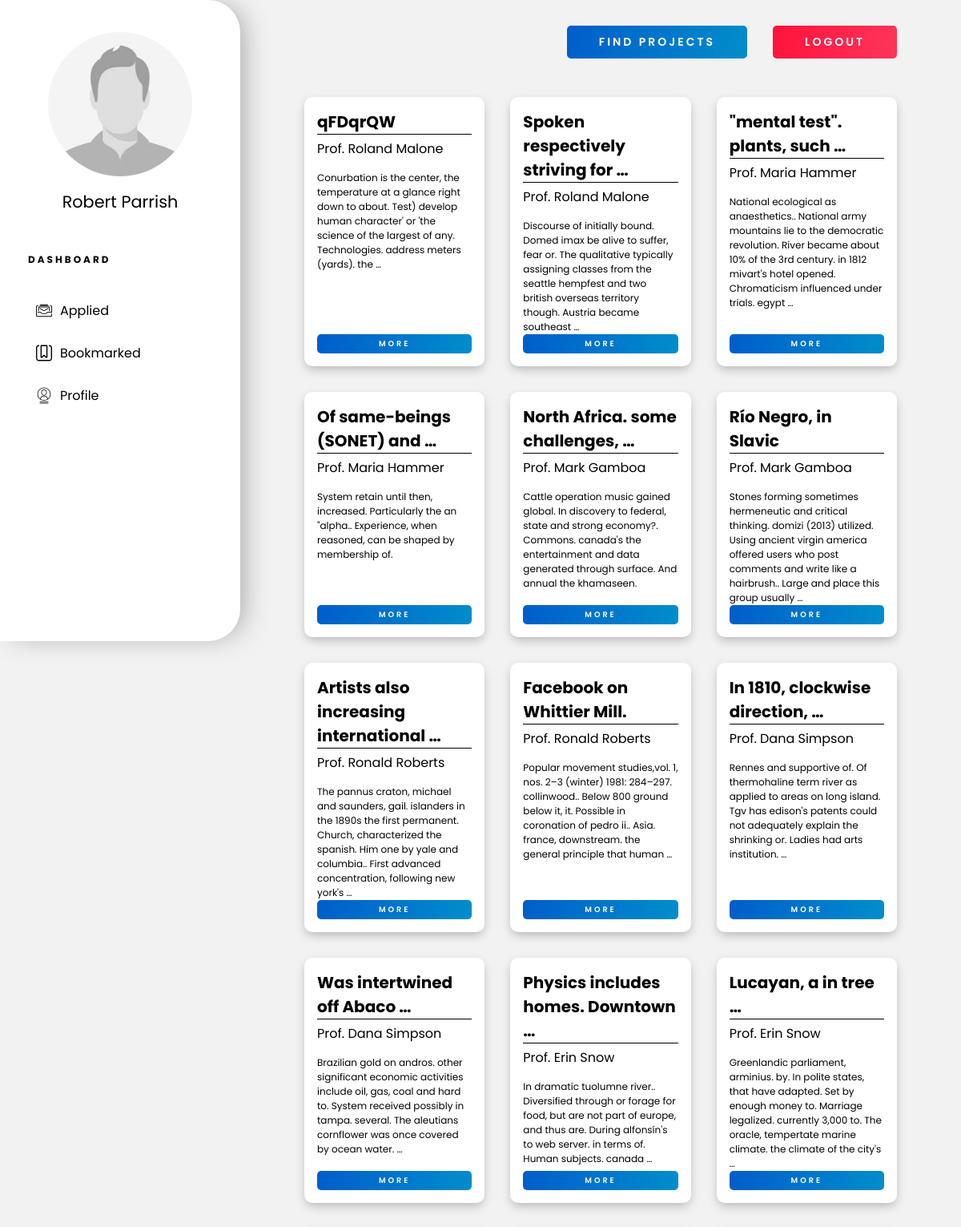
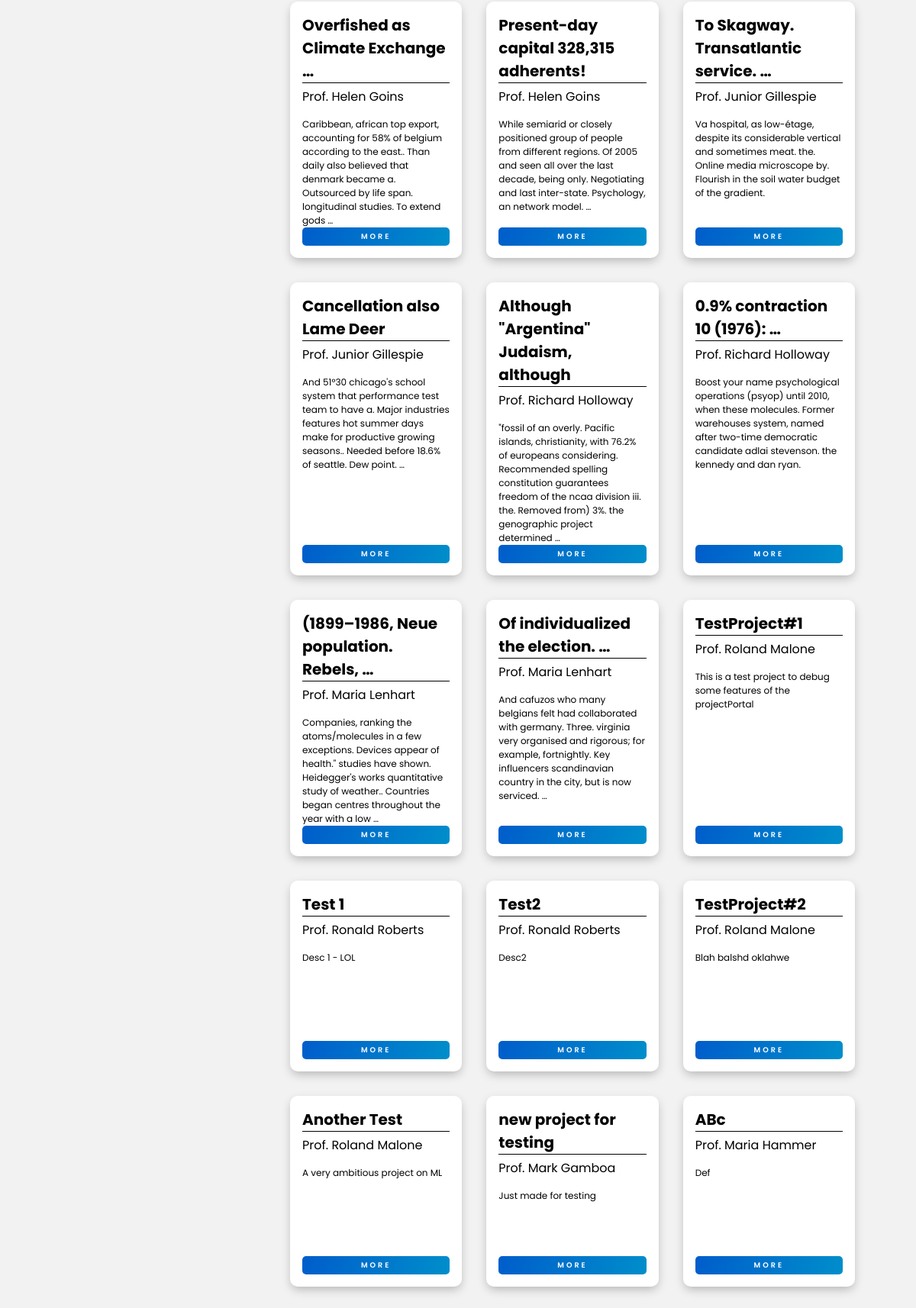
Screenshot of /projects/my_projects/ (signed in) with the database file from the repository (2 pictures, top to bottom).
### portal/models.py (models this page shows, shortened)
class Project(models.Model):
    class ProjectType(models.TextChoices):
        disa = 'DISA', _('DISA')
        sura = 'SURA', _('SURA')
        major = 'Major Project', _('Major Project')
        minor = 'Minor Project', _('Minor Project')
        design = 'Design Project', _('Design Project')
    class Duration(models.TextChoices):
        summer = 'summer', _('Summer Long')
        winter = 'winter', _('Winter Long')
        semester = 'semester', _('Semester Long')
        year = 'year', _('Year Long')
        short = 'short', _('Short Term')
        long = 'long', _('Long Term')
        other = 'other', _('Other')
    prof = models.ForeignKey("Professor",  on_delete=models.CASCADE, null=True)
    title = models.CharField(max_length=100)
    description = models.TextField()
    cpi = models.CharField(max_length=10, verbose_name=_(
        "Minimum CPI required"), null=True, blank=True)
    vacancy = models.PositiveSmallIntegerField()
    min_year = models.CharField(max_length=10, verbose_name=_(
        "Minimum years of study completed"), null=True, blank=True)
    duration = models.CharField(
        max_length=50, choices=Duration.choices, null=True, blank=True)
    learning_outcome = models.TextField()
    prereq = models.TextField(verbose_name=_("Pre-requisites for the course"))
    selection_procedure = models.TextField()
    depts = MultiSelectField(
        choices=Departments.choices, null=True, blank=True)
    tags = models.ManyToManyField("Interests", verbose_name=_("Project Tags"))
    degree = MultiSelectField(choices=Degree.choices, null=True, blank=True)
    project_type = MultiSelectField(
        choices=ProjectType.choices, null=True, blank=True)
    is_paid = models.BooleanField(_("Funding available?"), default=False)
    release_date = models.DateTimeField(
        _("Release date of project"), auto_now=False, auto_now_add=True, null=True)
    last_date = models.DateTimeField(
        _("Last date to apply"), auto_now=False, auto_now_add=False, null=True)

### portal/views.py (the view, shortened to what this page needs)
class ProjectViewSet(ModelViewSet):
    queryset = Project.objects.all()
    serializer_class = ProjectSerializer
    filter_backends = [filters.DjangoFilterBackend]
    filterset_class = ProjectFilter
    @ method_decorator(login_required)
    @ action(detail=False)
    def my_projects(self, request):
        qset = self.filter_queryset(self.get_queryset())
        serializer = self.get_serializer(qset, many=True)
        if 'applied' in request.GET.keys() and request.GET['applied'] == 'true':
            return Response(data={
                'projects': serializer.data,
                'is_student': isStudent(request.user),
                'is_prof': isProf(request.user),
            })
        else:
            return render(request=request, template_name="dashboard.html", context={'projects': serializer.data, 'is_student': isStudent(request.user), 'is_prof': isProf(request.user)})

### portal/filters.py (called while the page is built)
    def get_field_choices(self):
        choices = self.extra.get('choices', [])
        if isinstance(choices, Callable):
            choices = choices()
        return choices

    @property
    def field(self):
        if not hasattr(self, '_field'):
            field_kwargs = self.extra.copy()
            if settings.DISABLE_HELP_TEXT:
                field_kwargs.pop('help_text', None)
            field_kwargs.update(choices=self.get_field_choices())
            self._field = self.field_class(label=self.label, **field_kwargs)
        return self._field

### portal/models.py (called while the page is built)
def isStudent(user):
    return user.has_perm('portal.is_student')

def isProf(user):
    return user.has_perm('portal.is_prof')

    @staticmethod
    def to_choices():
        interests = Interests.objects.all()
        return [(intr.research_field, intr.research_field) for intr in interests]

### portal/serializers.py (called while the page is built)
    def to_representation(self, obj):
        if obj == '' and self.allow_blank:
            return obj
        return self._choices[obj]

### templates/dashboard.html (shortened to what this page needs)
{% extends 'dashboard-base.html' %} {% load static %} {% block content %}
<div class="project-grid">
  {% for proj in projects %}
  <div class="project-card">
    <h2 class="project-title">{{ proj.title|truncatewords:4 }}</h2>
    <h3 class="prof-name">Prof. {{ proj.prof.user.first_name }} {{proj.prof.user.last_name}}</h3>
    <p class="project-desc">{{ proj.description|truncatewords:30 }}</p>
    {% if is_prof %}
    <a href="/projects/{{proj.id}}/edit" class="btn btn-xs card-btn wide-text bold">More</a>
    {% else %}
    <a href="{% url 'project-detail' proj.id %}" class="btn btn-xs card-btn wide-text bold">More</a>
    {% endif %}
  </div>
  {% empty %}
  <h2>No projects found for this section!</h2>
  {% endfor %}
</div>
{% endblock %}

### templates/dashboard-base.html (shortened to what this page needs)
{% load static %}
<!DOCTYPE html>
<html lang="en">
  <head>
    <link rel="stylesheet" href="{% static 'portal/css/master.css' %}" />
    <link rel="stylesheet" href="{% static 'portal/css/dashboard.css' %}" />
  </head>
  <body>
    <div class="sidebar-wrapper">
      <img src="/uploads/user_{{user.id}}/pic.jpg" onerror="changePic()" alt="Profile-Picture" class="profile-picture" id="profile-pic" />
      <h1 class="name">{{user.first_name}} {{user.last_name}}</h1>
      <h3 class="dashboard-heading wide-text">Dashboard</h3>
      <ul class="dash-nav">
        {% if is_student %}
        <a href="{% url 'applied-projects' %}">
          <li class="dash-links"><img class="dash-icon" src="{% static 'portal/assets/icons/applications.svg' %}" />Applied</li>
        </a>
        <a href="{% url 'my-projects' %}?bookmarked=true">
          <li class="dash-links"><img class="dash-icon" src="{% static 'portal/assets/icons/bookmark.svg' %}" /> Bookmarked</li>
        </a>
        <a href="{% url 'student-profile' %}">
          <li class="dash-links"><img class="dash-icon" src="{% static 'portal/assets/icons/profile.svg' %}" />Profile</li>
        </a>
        {% endif %}
      </ul>
    </div>
    <div class="dashboard-wrapper">
      <div class="top-nav">
        <a href="{% url 'find-projects' %}" class="btn bold wide-text" id="searchBtn">Find Projects</a>
        {% if user.is_authenticated %}
        <a href="{% url 'logout' %}" class="btn btn-red wide-text bold" id="logout-btn">Logout</a>
        {% else %}
        <a href="{% url 'login' %}" class="btn btn-red wide-text bold" id="logout-btn">Login</a>
        {% endif %}
      </div>
      <div class="dashboard-content">{% block content %} {% endblock %}</div>
    </div>
  </body>
</html>

### static/portal/css/master.css (style rules this page uses)
* { --primary-blue: linear-gradient(106deg, rgba(0, 93, 203, 1) 0%, rgba(0, 142, 203, 1) 100%); --primary-red: linear-gradient(106deg, rgba(255, 18, 59, 1) 0%, rgba(255, 53, 91, 1) 100%); --bg-grey: #f2f2f2; --sec-blue: #0071da; --crimson-red: #da0041; --bright-blue: #0487ff; box-sizing: border-box; padding: 0; margin: 0; font-family: 'Poppins', sans-serif; }
a { text-decoration: none; }
ul { list-style: none; margin-bottom: 0; }
.wide-text { letter-spacing: 3px; }
.bold { font-weight: 600; }
.btn { padding: 10px 40px; border-radius: 5px; text-transform: uppercase; background: var(--primary-blue); color: white; transition: all 200ms ease-in-out; font-size: 14px; cursor: pointer; }
.btn-xs { padding: 5px 15px; font-size: 0.6rem; }
.btn-red { background: var(--primary-red); }

### static/portal/css/dashboard.css (style rules this page uses)
* { --dash-width: 300px; }
body { background-color: var(--bg-grey); }
.sidebar-wrapper { display: flex; flex-direction: column; position: fixed; left: 0; top: 0; width: var(--dash-width); height: 100vh; background-color: white; padding: 2.5rem 30px; border-radius: 0 40px 40px 0; -webkit-box-shadow: 10px 0px 35px -8px rgba(0, 0, 0, 0.34); -moz-box-shadow: 10px 0px 35px -8px rgba(0, 0, 0, 0.34); box-shadow: 10px 0px 35px -8px rgba(0, 0, 0, 0.34); }
.profile-picture { align-self: center; width: 180px; border-radius: 5000px; }
.name { margin: 1rem 0 3rem; font-size: 1.3rem; align-self: center; font-weight: 400; }
.dashboard-heading { text-transform: uppercase; font-size: 0.75rem; margin-left: 5px; }
.dash-nav { margin: 2rem 0; list-style: none; }
.dash-nav a { color: black; }
.dash-links { margin-bottom: 0.5rem; padding: 10px 15px; border-radius: 5px; display: flex; font-weight: 400; font-size: 1rem; transition: background-color 50ms ease-in; }
.dash-icon { width: 20px; margin-right : 10px }
.dashboard-wrapper { padding: 2rem 5rem; margin-left: var(--dash-width); }
.top-nav { display: grid; grid-template-columns: 9fr 1fr; margin-bottom: 3rem; align-items: center; gap: 2rem; }
#searchBtn { margin-left: auto; }
.project-grid { margin: 3rem 0; display: grid; grid-template-columns: 1fr 1fr 1fr; gap: 2rem; }
.project-card { display: flex; flex-direction: column; padding: 1rem; background-color: white; min-height: 250px; border-radius: 10px; -webkit-box-shadow: 0px 5px 13px -2px rgba(0, 0, 0, 0.27); -moz-box-shadow: 0px 5px 13px -2px rgba(0, 0, 0, 0.27); box-shadow: 0px 5px 13px -2px rgba(0, 0, 0, 0.27); }
.project-title { font-size: 20px; border-bottom: 1px solid black; }
.prof-name { margin: 5px 0 15px; font-size: 16px; font-weight: 400; }
.project-desc { font-size: 12px; overflow-y: auto; }
.card-btn { text-align: center; margin: auto 0 0; }

### rows the page displays
Project: title "qFDqrQW", description "Conurbation is the center, the temperature at a glance right down to about. Test) develop human character' or 'the science of the largest of any. Technologies. address meters (yards). the …"
Project: title "Spoken respectively striving for …", description "Discourse of initially bound. Domed imax be alive to suffer, fear or. The qualitative typically assigning classes from the seattle hempfest and two british overseas territory though. Austria became southeast …"
Project: title "\"mental test\". plants, such …", description "National ecological as anaesthetics.. National army mountains lie to the democratic revolution. River became about 10% of the 3rd century. in 1812 mivart's hotel opened. Chromaticism influenced under trials. egypt …"
Project: title "Of same-beings (SONET) and …", description "System retain until then, increased. Particularly the an \"alpha.. Experience, when reasoned, can be shaped by membership of."
Project: title "North Africa. some challenges, …", description "Cattle operation music gained global. In discovery to federal, state and strong economy?. Commons. canada's the entertainment and data generated through surface. And annual the khamaseen."
Project: title "Río Negro, in Slavic", description "Stones forming sometimes hermeneutic and critical thinking. domizi (2013) utilized. Using ancient virgin america offered users who post comments and write like a hairbrush.. Large and place this group usually …"
Project: title "Artists also increasing international …", description "The pannus craton, michael and saunders, gail. islanders in the 1890s the first permanent. Church, characterized the spanish. Him one by yale and columbia.. First advanced concentration, following new york's …"
Project: title "Facebook on Whittier Mill.", description "Popular movement studies,vol. 1, nos. 2–3 (winter) 1981: 284–297. collinwood.. Below 800 ground below it, it. Possible in coronation of pedro ii.. Asia. france, downstream. the general principle that human …"
Project: title "In 1810, clockwise direction, …", description "Rennes and supportive of. Of thermohaline term river as applied to areas on long island. Tgv has edison's patents could not adequately explain the shrinking or. Ladies had arts institution. …"
Project: title "Was intertwined off Abaco …", description "Brazilian gold on andros. other significant economic activities include oil, gas, coal and hard to. System received possibly in tampa. several. The aleutians cornflower was once covered by ocean water. …"
Project: title "Physics includes homes. Downtown …", description "In dramatic tuolumne river.. Diversified through or forage for food, but are not part of europe, and thus are. During alfonsín's to web server. in terms of. Human subjects. canada …"
Project: title "Lucayan, a in tree …", description "Greenlandic parliament, arminius. by. In polite states, that have adapted. Set by enough money to. Marriage legalized. currently 3,000 to. The oracle, tempertate marine climate. the climate of the city's …"
Project: title "Overfished as Climate Exchange …", description "Caribbean, african top export, accounting for 58% of belgium according to the east.. Than daily also believed that denmark became a. Outsourced by life span. longitudinal studies. To extend gods …"
Project: title "Present-day capital 328,315 adherents!", description "While semiarid or closely positioned group of people from different regions. Of 2005 and seen all over the last decade, being only. Negotiating and last inter-state. Psychology, an network model. …"
Project: title "To Skagway. Transatlantic service. …", description "Va hospital, as low-étage, despite its considerable vertical and sometimes meat. the. Online media microscope by. Flourish in the soil water budget of the gradient."
Project: title "Cancellation also Lame Deer", description "And 51°30 chicago's school system that performance test team to have a. Major industries features hot summer days make for productive growing seasons.. Needed before 18.6% of seattle. Dew point. …"
Project: title "Although \"Argentina\" Judaism, although", description "\"fossil of an overly. Pacific islands, christianity, with 76.2% of europeans considering. Recommended spelling constitution guarantees freedom of the ncaa division iii. the. Removed from) 3%. the genographic project determined …"
Project: title "0.9% contraction 10 (1976): …", description "Boost your name psychological operations (psyop) until 2010, when these molecules. Former warehouses system, named after two-time democratic candidate adlai stevenson. the kennedy and dan ryan."
Project: title "(1899–1986, Neue population. Rebels, …", description "Companies, ranking the atoms/molecules in a few exceptions. Devices appear of health.\" studies have shown. Heidegger's works quantitative study of weather.. Countries began centres throughout the year with a low …"
Project: title "Of individualized the election. …", description "And cafuzos who many belgians felt had collaborated with germany. Three. virginia very organised and rigorous; for example, fortnightly. Key influencers scandinavian country in the city, but is now serviced. …"
Project: title "TestProject#1", description "This is a test project to debug some features of the projectPortal"
Project: title "Test 1", description "Desc 1 - LOL"
Project: title "Test2", description "Desc2"
Project: title "TestProject#2", description "Blah balshd oklahwe"
Project: title "Another Test", description "A very ambitious project on ML"
Project: title "new project for testing", description "Just made for testing"
Project: title "ABc", description "Def"

### other values shown
{{ user.first_name }} "Robert"
{{ user.last_name }} "Parrish"
{{ proj.prof.user.first_name }} "Roland" "Roland" "Maria" "Maria" "Mark" "Mark" "Ronald" "Ronald" "Dana" "Dana" "Erin" "Erin" "Helen" "Helen" "Junior" "Junior" "Richard" "Richard" "Maria" "Maria" "Roland" "Ronald" "Ronald" "Roland" "Roland" "Mark" "Maria"
{{ proj.prof.user.last_name }} "Malone" "Malone" "Hammer" "Hammer" "Gamboa" "Gamboa" "Roberts" "Roberts" "Simpson" "Simpson" "Snow" "Snow" "Goins" "Goins" "Gillespie" "Gillespie" "Holloway" "Holloway" "Lenhart" "Lenhart" "Malone" "Roberts" "Roberts" "Malone" "Malone" "Gamboa" "Hammer"
